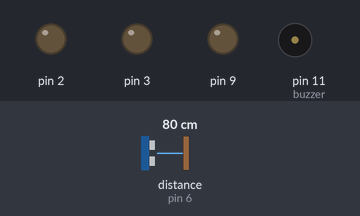
Simulated run of this sketch. Board: Arduino Uno, built with avr-gcc and run on an emulated ATmega328P. On the bench: output pins drawn as LEDs (lit = HIGH), buzzer (waves = sounding). Wiring (inferred from the names in the program): ultrasonic range finder: trigger pin 7; echo pin 6. The test bench sets the inputs (shaded band); at power-on: distance to the obstacle (sensor on pin 6) 80 cm. The echo pulse lasts 58.3 µs per cm; pins used as bus, display or sensor lines are not drawn; what the sketch prints to the serial monitor is not drawn.

Above: at 1.2 s.
1.3 s: distance to the obstacle (sensor on pin 6) set to 70 cm
At 2.9 s:
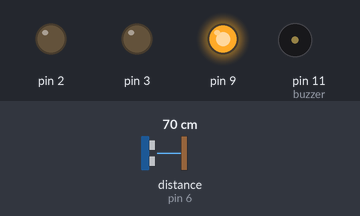
4.3 s: distance to the obstacle (sensor on pin 6) set to 2 cm
At 4.98 s:
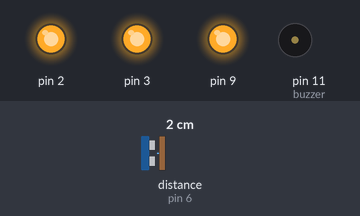
7.3 s: distance to the obstacle (sensor on pin 6) set to 35 cm
At 8.4 s:
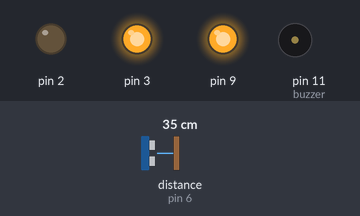
10.3 s: distance to the obstacle (sensor on pin 6) set to 60 cm
At 11.4 s:
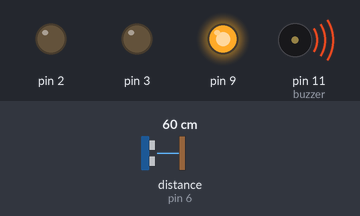
13.3 s: distance to the obstacle (sensor on pin 6) set to 53 cm
At 14.5 s:
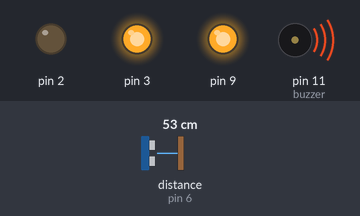
Timing chart, 0 to 17.3 s (numbered marks = the images above; inputs shaded):
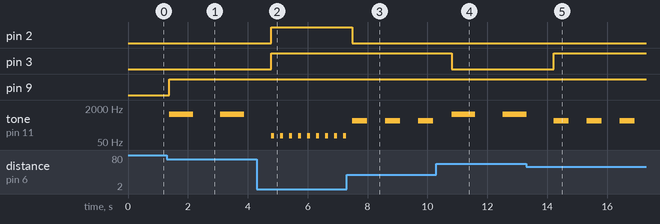

Measured:
- the behaviour switches between 74 and 73 cm on distance to the obstacle (sensor on pin 6) (found by bisection; images 0 and 1)
- after the input at 1.3 s, pin 9: LOW → HIGH after 0.08 s; tone on pin 11 (buzzer): alternates 1000 Hz for 0.80 s and silent for 0.91 s, starting after 0.08 s
- after the input at 4.3 s, pin 2, pin 3: LOW → HIGH after 0.48 s; tone on pin 11 (buzzer): alternates 100 Hz for 0.10 s and silent for 0.20 s, starting after 0.48 s
- after the input at 7.3 s, pin 2: HIGH → LOW after 0.19 s; tone on pin 11 (buzzer): alternates 500 Hz for 0.50 s and silent for 0.60 s, starting after 0.19 s
- after the input at 10.3 s, pin 3: HIGH → LOW after 0.51 s
- after the input at 13.3 s, pin 3: LOW → HIGH after 0.91 s

The sketch:

sketch_jul07a.ino
```cpp
const int pingPin = 7; // Trigger Pin of Ultrasonic Sensor
const int echoPin = 6; // Echo Pin of Ultrasonic Sensor
const int buzzer = 11;

void setup() {
   Serial.begin(9600); // Starting Serial Terminal
   pinMode(buzzer, OUTPUT);
}
void loop() {
   long duration, inches, cm;
   pinMode(pingPin, OUTPUT);
   digitalWrite(pingPin, LOW);
   pinMode(2, OUTPUT);
   pinMode(3, OUTPUT);
   pinMode(9, OUTPUT);
   delayMicroseconds(2);
   digitalWrite(pingPin, HIGH);
   delayMicroseconds(10);
   digitalWrite(pingPin, LOW);
   pinMode(echoPin, INPUT);
   duration = pulseIn(echoPin, HIGH);
   inches = microsecondsToInches(duration);
   cm = microsecondsToCentimeters(duration);
   Serial.println("Done");
   Serial.print(inches);
   if (cm < 28) {
    digitalWrite(2,HIGH);
    digitalWrite(3,HIGH);
    digitalWrite(9,HIGH);
    tone(buzzer,100); // Send 1KHz sound signal...
    delay(100);        // ...for 1 sec
    noTone(buzzer);     // Stop sound...
    delay(100);
   }
   else if (cm > 28 && cm < 56) {
    digitalWrite(2,LOW);
    digitalWrite(3, HIGH);
    digitalWrite(9, HIGH);
    tone(buzzer, 500); // Send 1KHz sound signal...
    delay(500);        // ...for 1 sec
    noTone(buzzer);     // Stop sound...
    delay(500);
    }

   else if (cm > 56 && cm < 74) {
    digitalWrite(2,LOW);
    digitalWrite(3,LOW);
    digitalWrite(9,HIGH);
    tone(buzzer, 1000); // Send 1KHz sound signal...
    delay(800);        // ...for 1 sec
    noTone(buzzer);     // Stop sound...
    delay(800);
   }

   else {
    digitalWrite(2,LOW);
    digitalWrite(3,LOW);
    digitalWrite(9,LOW);
    }

   Serial.print("in, ");
   Serial.print(cm);
   Serial.print("cm");
   Serial.println();
   delay(100);
}

long microsecondsToInches(long microseconds) {
   return microseconds / 74 / 2;
}

long microsecondsToCentimeters(long microseconds) {
   return microseconds / 29 / 2;
}
```
